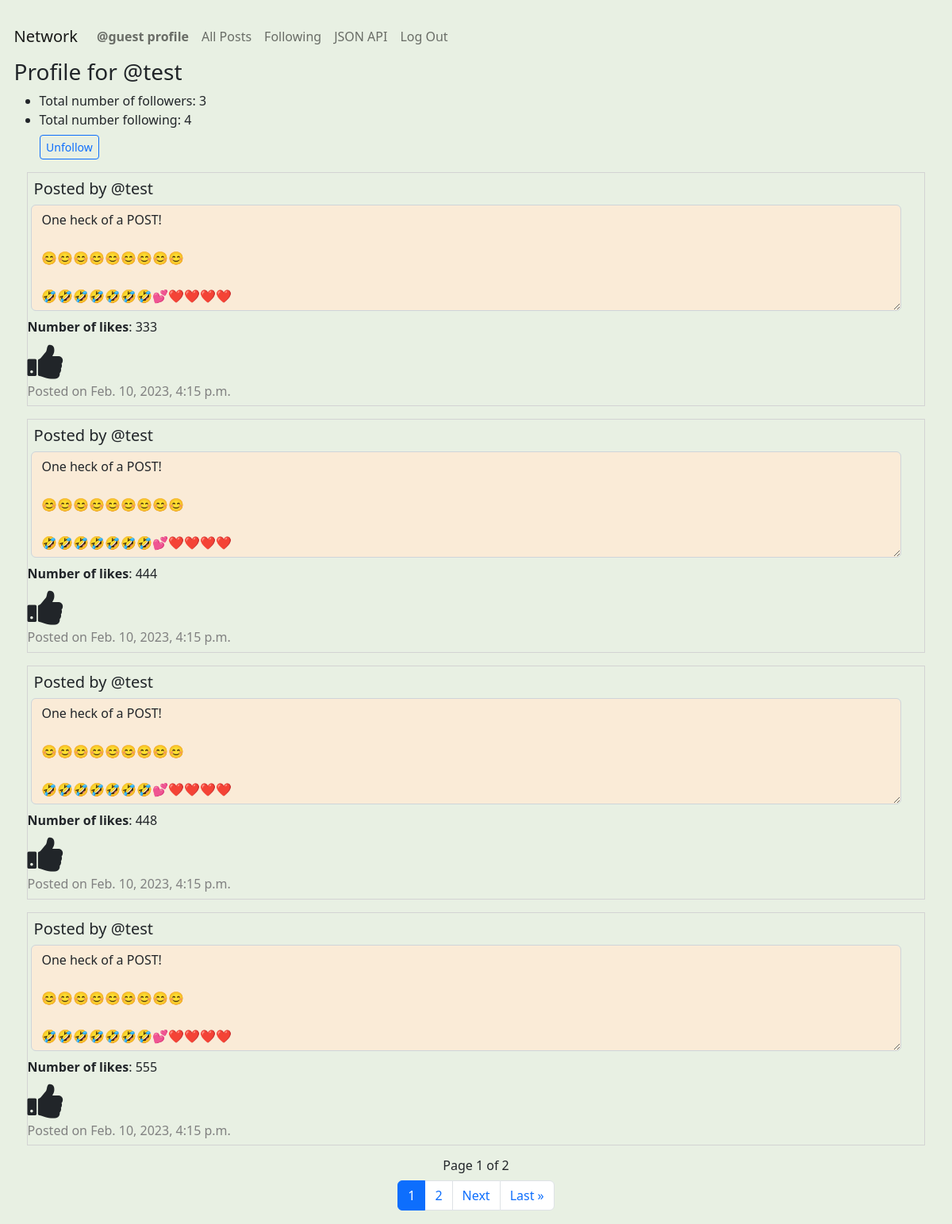
/profile/@test (signed in), run on the app's committed database.
### network/models.py (models this page shows)
class User(AbstractUser):
    pass
    def __str__(self) -> str:
        return f"User Name: {self.username} - User ID: {self.id}"

class Posts(models.Model):
    creator = models.ForeignKey(
        User, on_delete=models.PROTECT, related_name="get_creator", blank=False)
    content = models.TextField(max_length=600)
    createdDate = models.DateTimeField(auto_now_add=True)
    likedUser = models.ManyToManyField(
        User, related_name="get_liked_users", blank=True)
    numberLikes = models.PositiveIntegerField(blank=True, default=0)

### network/views.py (the view)
# urls.py: path("profile/<str:username>", views.getProfile, name="getProfile"),
@login_required
def getProfile(request, username):
    print("In getProfile")
    user_id = request.user.id
    user_name = request.user.username
    print(username)
    user = User.objects.get(username=username)
    print(user.id)
    profileUser = user.id
    try:
        isFollowing = getFollowingFlag(request, username)
    except:
        print("This user is following no one!")
        isFollowing = False
    try:
        posts = Posts.objects.filter(creator=profileUser)
        postsUser = posts.order_by('-createdDate')
        postsPagination = postsUser
        paginator = Paginator(postsPagination, 2)
        page_number = request.GET.get('page', '1')
        page_obj = paginator.get_page(page_number)
        noListings = False
    except Posts.DoesNotExist:
        print("blah")
        noListings = True
    try:
        follow = Follow.objects.get(followUser=profileUser)
        followObject = True
    except:
        Follow.DoesNotExist
        followObject = False
    if followObject != False:
        countFollowers = follow.followers.all().count()
    else:
        countFollowers = 0
    if followObject == True:
        followers = follow.followers.all()
    if followObject == True:
        countFollowing = follow.following.all().count()
    else:
        countFollowing = 0
    if followObject == True:
        following = follow.following.all()
    likeList = returnlikeList(request)
    if followObject == False:
        return render(request, "network/profile.html", {"page_obj": page_obj, "noListings": noListings, "postings": postsUser, "countFollowers": countFollowers, "countFollowing": countFollowing, "isFollowing": isFollowing})
    else:
        return render(request, "network/profile.html", {"page_obj": page_obj, "noListings": noListings, "postings": postsUser, "countFollowers": countFollowers, "countFollowing": countFollowing, "username": username, "isFollowing": isFollowing, "likeList": likeList})

### network/views.py (called while the page is built)
@login_required
def returnlikeList(request):
    user_id = request.user.id
    likedUser = Posts.objects.filter(likedUser=user_id)
    print(likedUser)
    likeList = []
    for like in likedUser:
        currentObject = User.objects.get(id=user_id)
        print(currentObject.id)
        print(like.id)
        likeList.append(like.id)
    return likeList

### network/templates/network/profile.html (shortened to what this page needs)
{% extends "network/layout.html" %}
{% load static %}
{% block body %}
<div id="post-view">
    <h3>Profile for {{username}}</h3>
    <ul>
        <li>Total number of followers: {{countFollowers}}</li>
        <li>Total number following: {{countFollowing}}</li>
        {% if isFollowing %}
        <button class="btn btn-sm btn-outline-primary unfollow" id="unfollowButton"
            onclick="followUnfollowUser('{{username}}', '{{user.username}}')">Unfollow</button>
        {% elif isFollowing == None %}
        {% else %}
        <button class="btn btn-sm btn-outline-primary follow" id="followButton"
            onclick="followUnfollowUser('{{username}}', '{{user.username}}')">Follow</button>
        {% endif %}
    </ul>
    <div>
        {% for post in postings %}
        <div class="post{{forloop.counter0}}">
            <h5 class="creator">Posted by {{post.creator.username}}</a></h5><textarea
                class="form-control content{{forloop.counter0}}" id="readonlyContent{{forloop.counter0}}" rows="5"
                readonly="true">{{post.content}}</textarea>
            <p id="numberLikes{{forloop.counter0}}" class="numberLikes{{forloop.counter0}}"><strong>Number of
                    likes</strong>: {{post.numberLikes}}</p>
            {% if post.id in likeList and post.creator.username != user.username %}
            <i class="fa fa-thumbs-up {{forloop.counter0}}" id="thumbsUp{{forloop.counter0}}" aria-hidden="true"
                onclick="likePost('{{post.id}}', '{{post.creator.username}}', '{{user.username}}')"></i>
            {% elif post.id not in likeList and post.creator.username != user.username %}
            <i class="fa fa-thumbs-down {{forloop.counter0}}" id="thumbsDown{{forloop.counter0}}" aria-hidden="true"
                onclick="likePost('{{post.id}}', '{{post.creator.username}}', '{{user.username}}')"></i>
            {% endif %}
            <p class="timestamp{{forloop.counter0}}">Posted on {{post.createdDate}}</p>
        </div>
        {% empty %}
        <h5>This user does not have any posts.</h5>
        {% endfor %}
        <nav aria-label="Page navigation">
            <div class="Djangopagination">
                <h6 class="paginationNumberPages"> Page {{ page_obj.number }} of {{ page_obj.paginator.num_pages }}</h6>
                <ul class="pagination justify-content-center">
                    <li class="page-item active" aria-current="page"><a class="page-link" href="?page={{ page_obj.number }}">{{ page_obj.number }}</a></li>
                    {% if page_obj.has_next %}
                    <li class="page-item"><a class="page-link" href="?page={{ page_obj.next_page_number }}">{{page_obj.next_page_number }}</a></li>
                    {% endif %}
                    {% if page_obj.has_next %}
                    <li class="page-item"><a class="page-link" href="?page={{ page_obj.next_page_number }}">Next</a>
                    </li>
                    <li class="page-item"><a class="page-link" href="?page={{ page_obj.paginator.num_pages }}">Last
                            &raquo;</a></li>
                    {% endif %}
                </ul>
            </div>
        </nav>
        {% endblock %}

### network/templates/network/layout.html (shortened to what this page needs)
{% load static %}
<!DOCTYPE html>
<html lang="en" style="background-color: #e8f0e3;">
<head>
    <link href="https://cdn.jsdelivr.net/npm/bootstrap@5.2.3/dist/css/bootstrap.min.css" rel="stylesheet">
    <link rel="stylesheet" href="https://cdnjs.cloudflare.com/ajax/libs/font-awesome/4.7.0/css/font-awesome.min.css">
    <link href="{% static 'network/styles.css' %}" rel="stylesheet">
</head>
<body>
    <nav class="navbar navbar-expand-lg navbar-light bg-light" id="nav-bar">
        <a class="navbar-brand" href="{% url 'index' %}">Network</a>
        <div>
            <ul class="navbar-nav mr-auto">
                {% if user.is_authenticated %}
                <li class="nav-item">
                    <a class="nav-link" id="djangoProfile" href="{% url 'getProfile' user.username %}"><strong>{{ user.username }} profile</strong></a>
                </li>
                <li class="nav-item">
                    <a class="nav-link" id="djangoAllPosts" href="{% url 'djangoAllPosts' %}">All Posts</a>
                </li>
                {% endif %}
                {% if user.is_authenticated %}
                <li class="nav-item">
                    <a class="nav-link" id="djangoFollowing" href="{% url 'getFollowing' %}">Following</a>
                </li>
                <li class="nav-item">
                    <a class="nav-link" id="jsonbuttons" href="{% url 'viewJSON' %}">JSON API</a>
                </li>
                <li class="nav-item">
                    <a class="nav-link" href="{% url 'logout' %}">Log Out</a>
                </li>
                {% endif %}
            </ul>
        </div>
    </nav>
    <div class="body">
        {% block body %}
        {% endblock %}
    </div>
</body>
</html>

### network/static/network/styles.css (style rules this page uses)
body { margin: 1.1em; background-color: #e8f0e3; }
a { text-decoration: none; }
#post-view { background-color: #e8f0e3; }
.form-control { margin: 0.3em; }
#nav-bar { background-color: #e8f0e3 !important; }
p { margin-bottom: 0.4rem; }
.paginationNumberPages { justify-content: center; display: flex; }
.creator { margin: 0.4em; }
.fa { font-size: 50px; cursor: pointer; user-select: none; }
[class*="post"] { margin: 1em; border-style: solid; border-width: thin; border-color: lightgray; }
[class*="timestamp"] { color: grey; }
[id*="readonlyContent"] { margin-bottom: 0.5em; background-color: antiquewhite; width: 97%; }
[class*="unfollow"] { display: flex; width: 5.4em; margin-top: 7px; margin-bottom: 6px; align-items: center; justify-content: center; }
[class*="follow"] { display: flex; width: 5.4em; margin-top: 7px; margin-bottom: 6px; align-items: center; justify-content: center; }

### data on the page
User: username "@guest"
User: username "@test"
Posts: creator.username "@test", content "One heck of a POST! 😊😊😊😊😊😊😊😊😊 🤣🤣🤣🤣🤣🤣🤣💕❤️❤️❤️❤️", numberLikes "333", createdDate "Feb. 10, 2023, 4:15 p.m."
Posts: creator.username "@test", content "One heck of a POST! 😊😊😊😊😊😊😊😊😊 🤣🤣🤣🤣🤣🤣🤣💕❤️❤️❤️❤️", numberLikes "444", createdDate "Feb. 10, 2023, 4:15 p.m."
Posts: creator.username "@test", content "One heck of a POST! 😊😊😊😊😊😊😊😊😊 🤣🤣🤣🤣🤣🤣🤣💕❤️❤️❤️❤️", numberLikes "448", createdDate "Feb. 10, 2023, 4:15 p.m."
Posts: creator.username "@test", content "One heck of a POST! 😊😊😊😊😊😊😊😊😊 🤣🤣🤣🤣🤣🤣🤣💕❤️❤️❤️❤️", numberLikes "555", createdDate "Feb. 10, 2023, 4:15 p.m."

### other printed values
{{ countFollowers }} "3"
{{ countFollowing }} "4"
{{ page_obj.number }} "1"
{{ page_obj.paginator.num_pages }} "2"
{{ page_obj.next_page_number }} "2"
